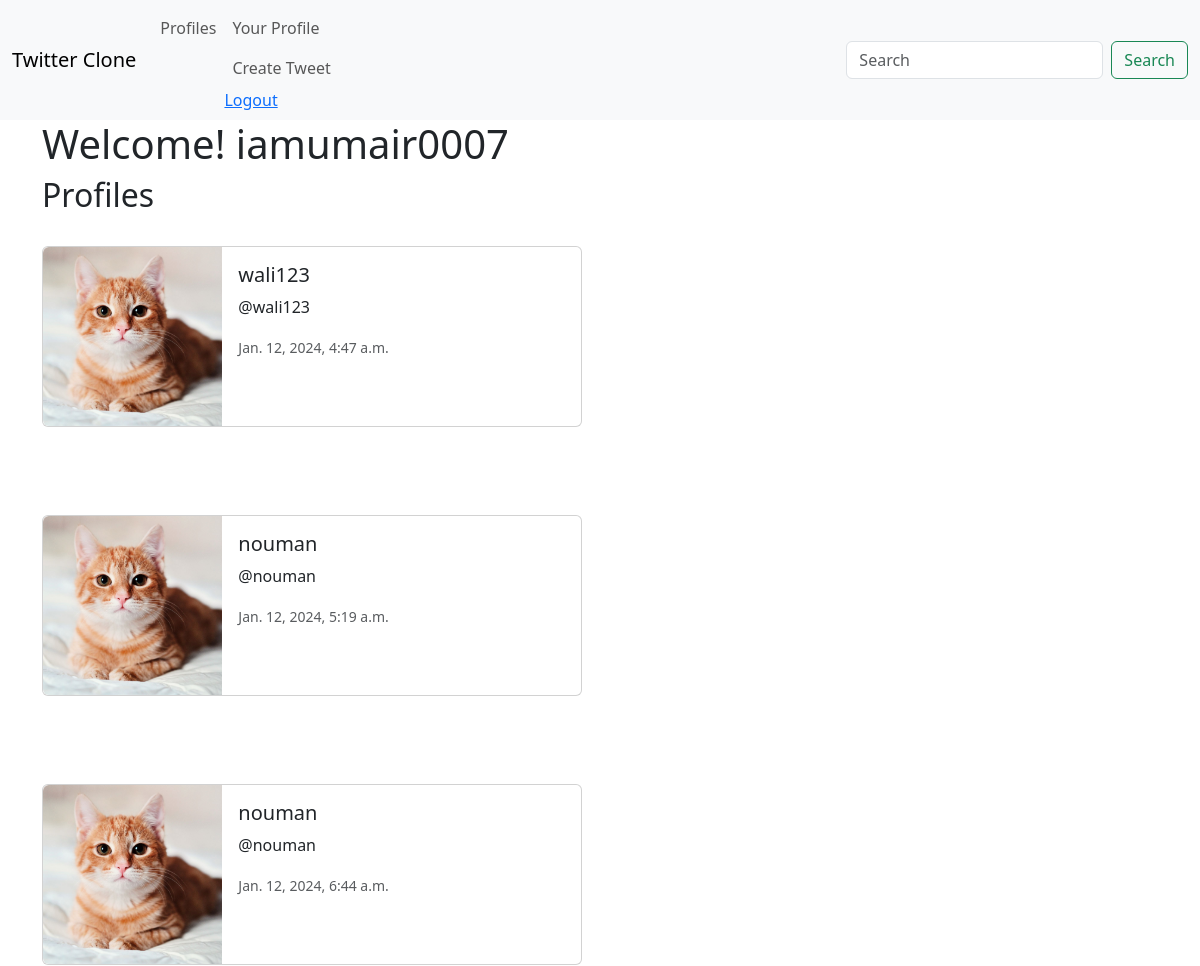
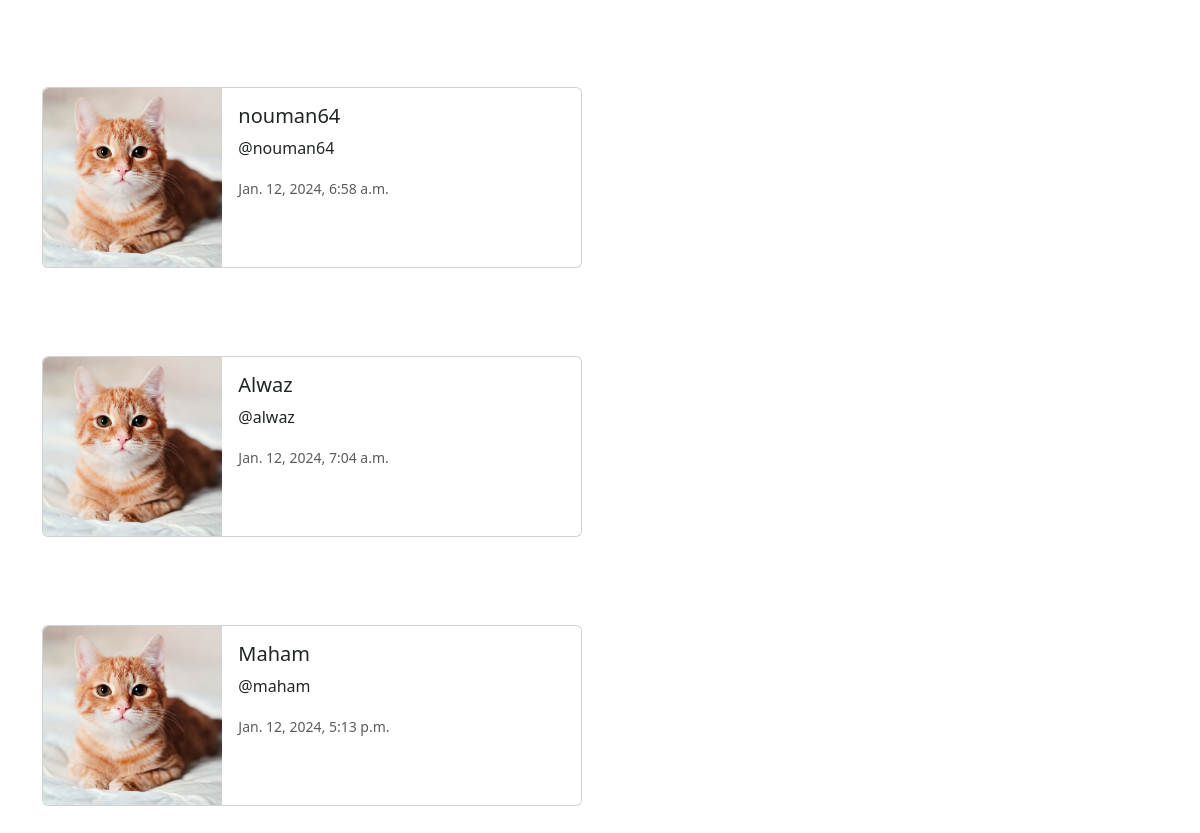
Page /profile_list/ (signed in) on the committed database (2 pictures, top to bottom).
### twitter/models.py (models this page shows, shortened)
class AuthUser(AbstractBaseUser,PermissionsMixin):
    id = models.AutoField(primary_key=True)
    email = models.EmailField(max_length=255,unique=True)
    username = models.CharField(max_length=255)
    is_active = models.BooleanField(default=True)
    is_staff = models.BooleanField(default=False)
    USERNAME_FIELD = "email"
    REQUIRED_FIELDS = ["username"]
    objects = UserManager()

class Profile(models.Model):
    user = models.OneToOneField(AuthUser, on_delete=models.CASCADE)
    follows = models.ManyToManyField('self', related_name='followed_by', symmetrical=False, blank=True)
    date_modified = models.DateTimeField(AuthUser, auto_now=True)

### twitter/views.py (the view)
# urls.py: path('profile_list/', views.profile_list, name='profile_list'),
def profile_list(request):
    if request.user.is_authenticated:
        profiles = Profile.objects.exclude(user=request.user)
        return render(request, 'profile_list.html', {"profiles": profiles})
    else:
        messages.success(request, ("You must logged in first..."))
        return redirect('home')

### twitter/templates/profile_list.html
{% extends 'base.html' %}
{% load static %}
{% block content %}
    <h1>Welcome! {{user.username}}</h1>
    <h2>Profiles</h2>
    <br/>
    {% if profiles %}
        {% for profile in profiles %}
        <div class="card mb-3" style="max-width: 540px;">
            <div class="row g-0">
              <div class="col-md-4">
                <img src="{% static 'images/cat.jpeg' %}" class="img-fluid rounded-start" alt="profile_image">
              </div>
              <div class="col-md-8">
                <div class="card-body">
                  <h5 class="card-title">{{ profile.user.username }}</h5>
                  <p class="card-text">@{{ profile.user.username|lower }}</p>
                  <p class="card-text"><small class="text-body-secondary">{{ profile.date_modified }}</small></p>
                </div>
              </div>
            </div>
          </div>
            <br/>
            <br/>
            <br/>
        {% endfor %}
    {% endif %}
{% endblock %}

### rows in the picture
AuthUser: username "iamumair0007"
Profile: user.username "wali123", date_modified "Jan. 12, 2024, 4:47 a.m."
Profile: user.username "nouman", date_modified "Jan. 12, 2024, 5:19 a.m."
Profile: user.username "nouman", date_modified "Jan. 12, 2024, 6:44 a.m."
Profile: user.username "nouman64", date_modified "Jan. 12, 2024, 6:58 a.m."
Profile: user.username "Alwaz", user.username "alwaz", date_modified "Jan. 12, 2024, 7:04 a.m."
Profile: user.username "Maham", user.username "maham", date_modified "Jan. 12, 2024, 5:13 p.m."
